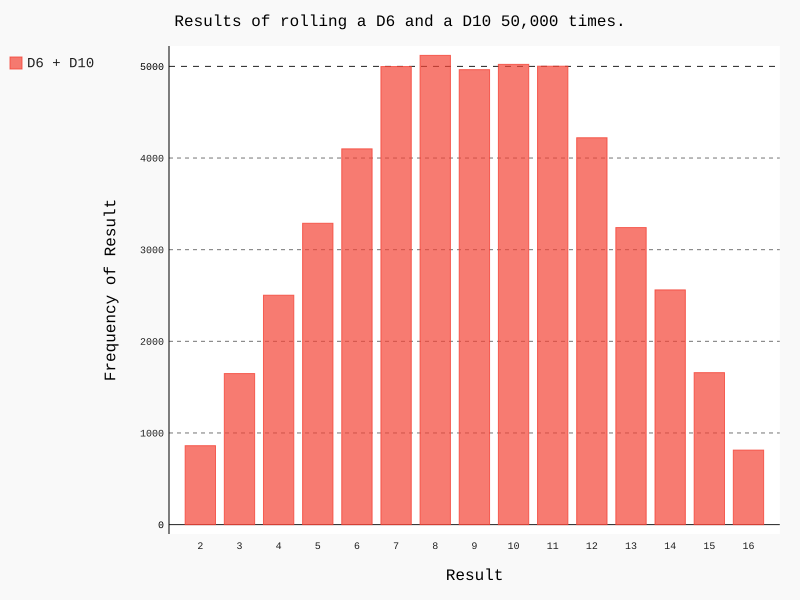

Generate this figure with Python:
import pygal

from die import Die

# Create a D6 and a D10.
die_1 = Die()
die_2 = Die(10)

# Make some rolls, and store results in a list.
results = []
for roll_num in range(50000):
    result = die_1.roll() + die_2.roll()
    results.append(result)

# Analyze the results.
frequencies = []
x_labels = []
max_result = die_1.num_sides + die_2.num_sides
for value in range(2, max_result+1):
    frequency = results.count(value)
    frequencies.append(frequency)
    x_labels.append(value)

# Visualize the results.
hist = pygal.Bar()

hist.title = "Results of rolling a D6 and a D10 50,000 times."
hist.x_labels = x_labels
hist.x_title = "Result"
hist.y_title = "Frequency of Result"

hist.add('D6 + D10', frequencies)
hist.render_to_file('different_dice.svg')
